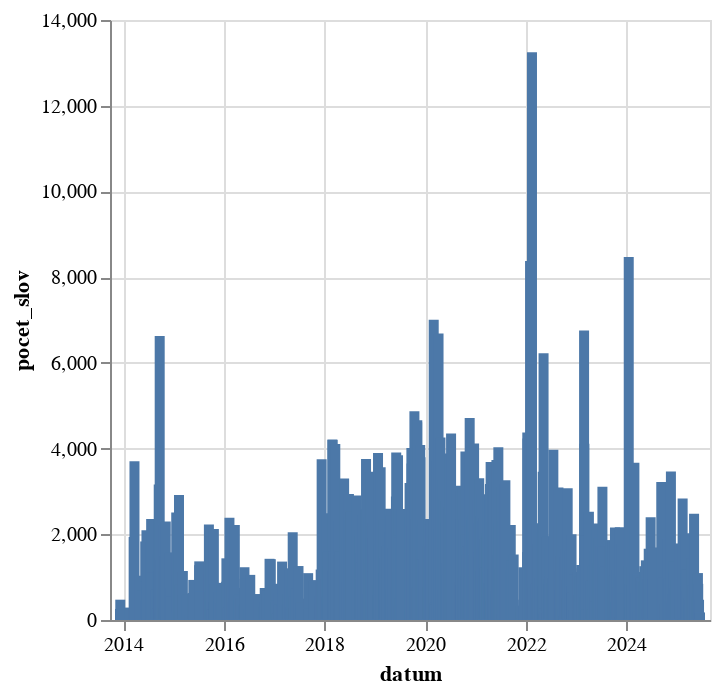

Source (notebook cell):
### Code cell
alt.Chart(
    df.filter(pl.col("mluvci").str.contains("Tomio Okamura")).sort(by="datum").group_by_dynamic(index_column="datum",every="1d").agg(pl.col("pocet_slov").sum()).to_pandas()
).mark_bar(
).encode(
    alt.X("datum:T"),
    alt.Y("pocet_slov:Q")
)

### Figure 1 — Vega-Lite specification as saved in the notebook (floating-point values rounded to 4 significant figures; data arrays with more than 128 entries replaced by an {"elided": "..."} marker saying what was removed)
{"config": {"view": {"continuousWidth": 300, "continuousHeight": 300}}, "data": {"name": "data-b7b54c17734f37c8e3066fbd449f5fff"}, "mark": {"type": "bar"}, "encoding": {"x": {"field": "datum", "type": "temporal"}, "y": {"field": "pocet_slov", "type": "quantitative"}}, "$schema": "https://vega.github.io/schema/vega-lite/v5.8.0.json", "datasets": {"data-b7b54c17734f37c8e3066fbd449f5fff": {"elided": "646 records"}}}
